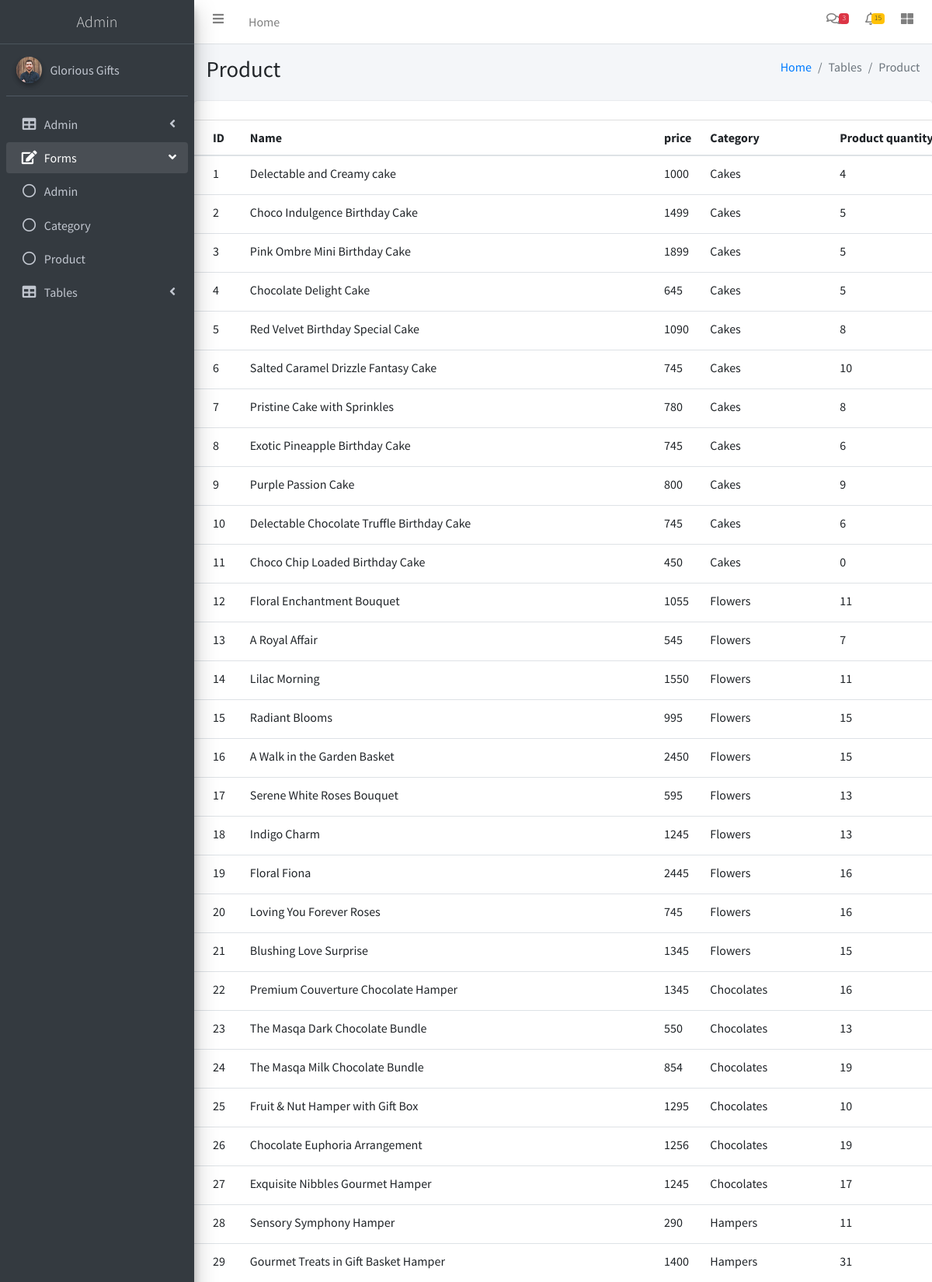
Page /adminlte/product-table.php (upper part) on the committed database.
### tables this page shows
CREATE TABLE `tbl_product` (
  `product_id` int(5) NOT NULL,
  `product_name` varchar(100) NOT NULL,
  `product_details` text NOT NULL,
  `product_photo` varchar(80) NOT NULL,
  `product_price` float NOT NULL,
  `category_id` int(5) NOT NULL,
  `product_quantity` int(20) NOT NULL
);

CREATE TABLE `tbl_category` (
  `category_id` int(11) NOT NULL,
  `category_name` varchar(50) NOT NULL
);

### adminlte/product-table.php (the view, shortened to what this page needs)
<!DOCTYPE html>
<html>
<head>
  <link rel="stylesheet" href="plugins/fontawesome-free/css/all.min.css">
  <link rel="stylesheet" href="https://code.ionicframework.com/ionicons/2.0.1/css/ionicons.min.css">
  <link rel="stylesheet" href="plugins/datatables-bs4/css/dataTables.bootstrap4.min.css">
  <link rel="stylesheet" href="plugins/datatables-responsive/css/responsive.bootstrap4.min.css">
  <link rel="stylesheet" href="dist/css/adminlte.min.css">
</head>
<body class="hold-transition sidebar-mini">
<div class="wrapper">
   <?php
   include './themepart/header-menu.php';
   ?>
   <?php
    include './themepart/sidebar.php';
   ?>
  <div class="content-wrapper">
    <section class="content-header">
      <div class="container-fluid">
        <div class="row mb-2">
          <div class="col-sm-6">
            <h1>Product</h1>
          </div>
          <div class="col-sm-6">
            <ol class="breadcrumb float-sm-right">
              <li class="breadcrumb-item"><a href="#">Home</a></li>
              <li class="breadcrumb-item active">Tables</li>
              <li class="breadcrumb-item active">Product</li>
            </ol>
          </div>
        </div>
      </div>
    </section>
    <div class="row">
          <div class="col-12">
            <div class="card">
              <div class="card-header">
              </div>
              <div class="card-body table-responsive p-0">
                <table class="table table-hover text-nowrap">
                  <thead>
                    <tr>
                      <th>ID</th>
                      <th>Name</th>
                       <th>price</th>
                      <th>Category</th>
                      <th>Product quantity</th>
                    </tr>
                  </thead>
                  <tbody>
                   <?php
                    include './connection.php';
                    $sq=mysqli_query($connection,"select * from tbl_product");
                    while($data=mysqli_fetch_array($sq))
                    {
                      $cq=mysqli_query($connection,"select * from tbl_category where category_id='{$data['category_id']}'");
                      $cdata=mysqli_fetch_array($cq);
                      echo "<tr>";
                      echo "<td>{$data['product_id']}</td>";
                      echo "<td>{$data['product_name']}</td>";
                       echo "<td>{$data['product_price']}</td>";
                      echo "<td>{$cdata['category_name']}</td>";
                      echo "<td>{$data['product_quantity']}</td>";
                      echo "</tr>";
                    }
                   ?>
                  </tbody>
                </table>
              </div>
            </div>
          </div>
        </div>
</div>
</body>
</html>

### rows in the picture
tbl_product: product_id "1", product_name "Delectable and Creamy cake", product_price "1000", category.category_name "Cakes", product_quantity "4"
tbl_product: product_id "2", product_name "Choco Indulgence Birthday Cake", product_price "1499", category.category_name "Cakes", product_quantity "5"
tbl_product: product_id "3", product_name "Pink Ombre Mini Birthday Cake", product_price "1899", category.category_name "Cakes", product_quantity "5"
tbl_product: product_id "4", product_name "Chocolate Delight Cake", product_price "645", category.category_name "Cakes", product_quantity "5"
tbl_product: product_id "5", product_name "Red Velvet Birthday Special Cake", product_price "1090", category.category_name "Cakes", product_quantity "8"
tbl_product: product_id "6", product_name "Salted Caramel Drizzle Fantasy Cake", product_price "745", category.category_name "Cakes", product_quantity "10"
tbl_product: product_id "7", product_name "Pristine Cake with Sprinkles", product_price "780", category.category_name "Cakes", product_quantity "8"
tbl_product: product_id "8", product_name "Exotic Pineapple Birthday Cake", product_price "745", category.category_name "Cakes", product_quantity "6"
tbl_product: product_id "9", product_name "Purple Passion Cake", product_price "800", category.category_name "Cakes", product_quantity "9"
tbl_product: product_id "10", product_name "Delectable Chocolate Truffle Birthday Cake", product_price "745", category.category_name "Cakes", product_quantity "6"
tbl_product: product_id "11", product_name "Choco Chip Loaded Birthday Cake", product_price "450", category.category_name "Cakes", product_quantity "0"
tbl_product: product_id "12", product_name "Floral Enchantment Bouquet", product_price "1055", category.category_name "Flowers", product_quantity "11"
tbl_product: product_id "13", product_name "A Royal Affair", product_price "545", category.category_name "Flowers", product_quantity "7"
tbl_product: product_id "14", product_name "Lilac Morning", product_price "1550", category.category_name "Flowers", product_quantity "11"
tbl_product: product_id "15", product_name "Radiant Blooms", product_price "995", category.category_name "Flowers", product_quantity "15"
tbl_product: product_id "16", product_name "A Walk in the Garden Basket", product_price "2450", category.category_name "Flowers", product_quantity "15"
tbl_product: product_id "17", product_name "Serene White Roses Bouquet", product_price "595", category.category_name "Flowers", product_quantity "13"
tbl_product: product_id "18", product_name "Indigo Charm", product_price "1245", category.category_name "Flowers", product_quantity "13"
tbl_product: product_id "19", product_name "Floral Fiona", product_price "2445", category.category_name "Flowers", product_quantity "16"
tbl_product: product_id "20", product_name "Loving You Forever Roses", product_price "745", category.category_name "Flowers", product_quantity "16"
tbl_product: product_id "21", product_name "Blushing Love Surprise", product_price "1345", category.category_name "Flowers", product_quantity "15"
tbl_product: product_id "22", product_name "Premium Couverture Chocolate Hamper", product_price "1345", category.category_name "Chocolates", product_quantity "16"
tbl_product: product_id "23", product_name "The Masqa Dark Chocolate Bundle", product_price "550", category.category_name "Chocolates", product_quantity "13"
tbl_product: product_id "24", product_name "The Masqa Milk Chocolate Bundle", product_price "854", category.category_name "Chocolates", product_quantity "19"
tbl_product: product_id "25", product_name "Fruit & Nut Hamper with Gift Box", product_price "1295", category.category_name "Chocolates", product_quantity "10"
tbl_product: product_id "26", product_name "Chocolate Euphoria Arrangement", product_price "1256", category.category_name "Chocolates", product_quantity "19"
tbl_product: product_id "27", product_name "Exquisite Nibbles Gourmet Hamper", product_price "1245", category.category_name "Chocolates", product_quantity "17"
tbl_product: product_id "28", product_name "Sensory Symphony Hamper", product_price "290", category.category_name "Hampers", product_quantity "11"
tbl_product: product_id "29", product_name "Gourmet Treats in Gift Basket Hamper", product_price "1400", category.category_name "Hampers", product_quantity "31"
